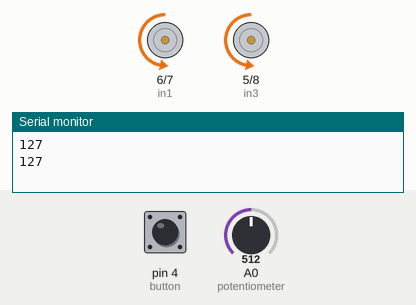
This sketch was run on a simulated Arduino Uno, built with avr-gcc and run on an emulated ATmega328P. Parts: motor-driver pin pairs drawn as motors (green arrow = first pin HIGH = forward, orange = second pin HIGH = backward, longer = more drive, scaled by the enable pin), the last lines printed to the serial monitor. The inputs (shaded band) are chosen by the test bench; at power-on: A0 (potentiometer) = 512, pin 4 (button) LOW.

Above: at 1.8 s.
1.9 s: A0 (potentiometer) set to 716
At 2.9 s:
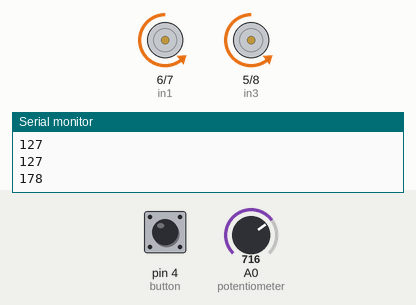
3.5 s: pin 4 (button) pulled HIGH for 0.6 s
At 6.3 s:
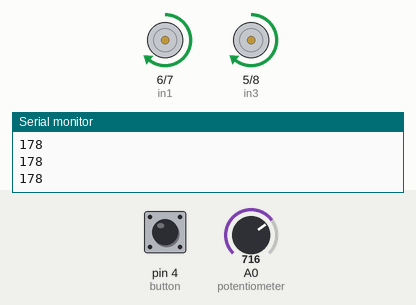
6.6 s: A0 (potentiometer) set to 900
At 8.0 s:
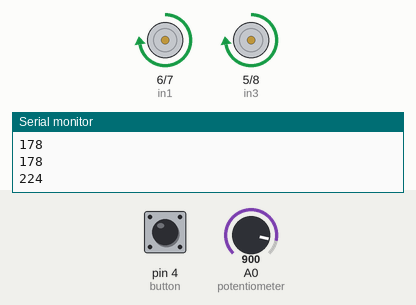
8.6 s: pin 4 (button) pulled HIGH for 1 s
At 11.8 s:
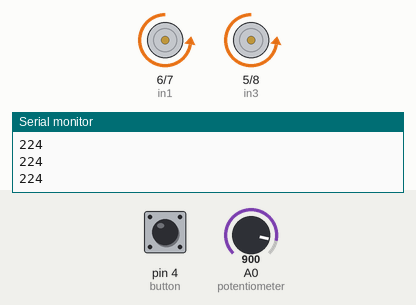
12.1 s: A0 (potentiometer) set to 122
At 13.4 s:
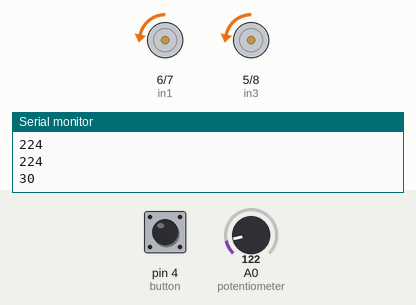
14.1 s: pin 4 (button) pulled HIGH for 0.6 s
At 16.9 s:
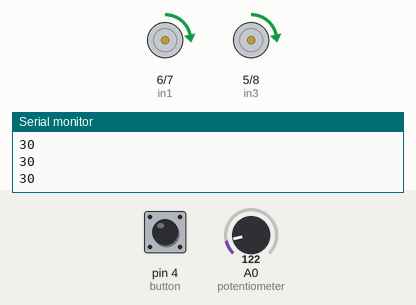
Timing chart, 0 to 18.2 s (numbered marks = the images above; inputs shaded):
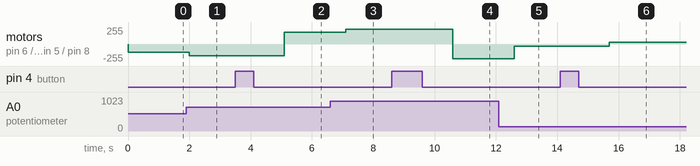

The sketch:

H-Bridge_driver.ino
```cpp
//#include <Drive.h>

//#include <L298N.h>

/*  Arduino DC Motor Control - PWM | H-Bridge | L298N  -  Example 01

    by Dejan Nedelkovski, www.HowToMechatronics.com
*/

int enA= 9;
int enB =10;
int in1 = 6;
int in2 = 7;
int in3 = 5;
int in4 = 8;
int button= 4;

int rotDirection = 0;
int pressed = false;

void setup() {
  Serial.begin(9600);
  pinMode(enA, OUTPUT);
  pinMode(enB, OUTPUT);
  pinMode(in1, OUTPUT);
  pinMode(in2, OUTPUT);
  pinMode(in3, OUTPUT);
  pinMode(in4, OUTPUT);
  pinMode(button, INPUT);
  // Set initial rotation direction
  digitalWrite(in1, LOW);
  digitalWrite(in2, HIGH);
  digitalWrite(in3, LOW);
  digitalWrite(in4, HIGH);
}

void loop() {
  int potValue = analogRead(A0); // Read potentiometer value
  int pwmOutput = map(potValue, 0, 1023, 0 , 255); // Map the potentiometer value from 0 to 255
  Serial.println(pwmOutput);
  analogWrite(enA, pwmOutput); // Send PWM signal to L298N Enable pin
  analogWrite(enB, pwmOutput); // Send PWM signal to L298N Enable pin


  // Read button - Debounce
  if (digitalRead(button) == true) {
    pressed = !pressed;
  }
  while (digitalRead(button) == true);
  delay(1000);

  // If button is pressed - change rotation direction
  if (pressed == true  & rotDirection == 0) {
    digitalWrite(in1, HIGH);
    digitalWrite(in2, LOW);
     digitalWrite(in3, HIGH);
    digitalWrite(in4, LOW);

    rotDirection = 1;
    delay(1000);
  }
  // If button is pressed - change rotation direction
  if (pressed == false & rotDirection == 1) {
    digitalWrite(in1, LOW);
    digitalWrite(in2, HIGH);
    digitalWrite(in3, LOW);
    digitalWrite(in4, HIGH);
    rotDirection = 0;
    delay(1000);
  }
  //Serial.println(button);
}
```

Measured:
- after the input at 1.9 s, motor on pin 6 (in1) / pin 7 (in2), motor on pin 5 (in3) / pin 8 (in4): backward 127/255 → backward 178/255 after 0.10 s
- after the input at 3.5 s, motor on pin 6 (in1) / pin 7 (in2), motor on pin 5 (in3) / pin 8 (in4): backward 178/255 → forward 178/255 after 1.6 s
- after the input at 6.6 s, motor on pin 6 (in1) / pin 7 (in2), motor on pin 5 (in3) / pin 8 (in4): forward 178/255 → forward 224/255 after 0.50 s
- after the input at 8.6 s, motor on pin 6 (in1) / pin 7 (in2), motor on pin 5 (in3) / pin 8 (in4): forward 224/255 → backward 224/255 after 2.0 s
- after the input at 12.1 s, motor on pin 6 (in1) / pin 7 (in2), motor on pin 5 (in3) / pin 8 (in4): backward 224/255 → backward 30/255 after 0.50 s
- after the input at 14.1 s, motor on pin 6 (in1) / pin 7 (in2), motor on pin 5 (in3) / pin 8 (in4): backward 30/255 → forward 30/255 after 1.6 s
